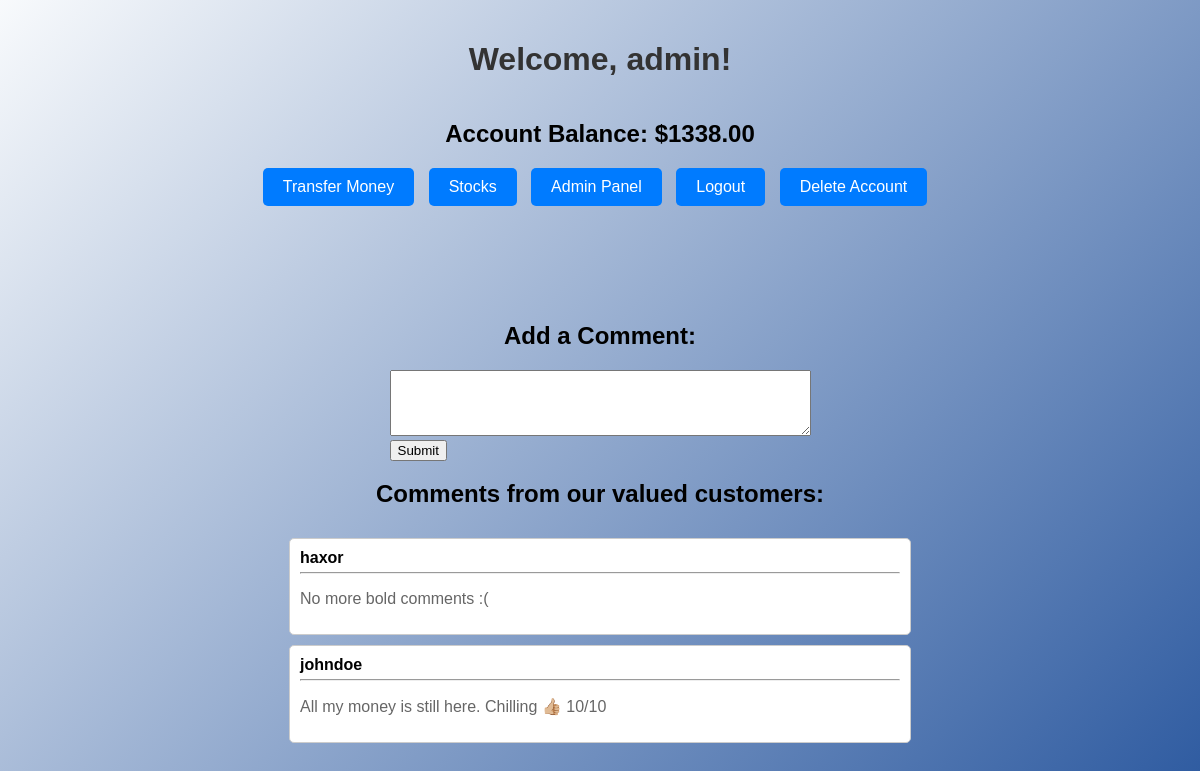
The app's page /dashboard (signed in) with its own data.
### tables this page shows
CREATE TABLE users (
    id INTEGER PRIMARY KEY AUTOINCREMENT,
    username TEXT UNIQUE NOT NULL,
    email TEXT UNIQUE NOT NULL,
    password TEXT NOT NULL,
    balance REAL DEFAULT 0,
    admin INTEGER DEFAULT 0
);

CREATE TABLE comments (
   id INTEGER PRIMARY KEY AUTOINCREMENT,
   username TEXT,
   content TEXT
);

### app_SECURE.py (the view)
@app.route('/dashboard')
def dashboard():
    if 'username' not in session:
        return redirect('/')
    username = session['username']
    conn = get_db()
    cursor = conn.cursor()
    cursor.execute("SELECT balance FROM users WHERE username=?", (username,))
    balance = cursor.fetchone()[0]
    cursor.execute("SELECT username, content FROM comments")
    comments = cursor.fetchall()
    cursor.execute("SELECT admin FROM users WHERE username=?", (username,))
    admin = True if cursor.fetchone()[0] else False
    return render_template('dashboard_secure.html', username=username, balance=balance, is_admin=admin, comments=comments)

### app_SECURE.py (called while the page is built)
def get_db():
    db = sqlite3.connect(DATABASE)
    return db

### templates/dashboard_secure.html (shortened to what this page needs)
<!DOCTYPE html>
<html lang="en">
<head>
    <link rel="stylesheet" href="{{ url_for('static', filename='style.css') }}">
</head>
<body>
    <div class="container">
        <h1>Welcome, {{ username }}!</h1>
        <h2>Account Balance: ${{'%0.2f'| format(balance|float)}}</h2>
        <div class="button-container">
            <button onclick="location.href='/transfer'">Transfer Money</button>
            <button onclick="location.href='/stocks'">Stocks</button>
            {% if is_admin %}
                <button onclick="location.href='/admin'">Admin Panel</button>
            {% endif %}
            <button onclick="location.href='/logout'">Logout</button>
            <button onclick="deleteAccount()">Delete Account</button>
        </div>
        <h2>Add a Comment:</h2>
        <form action="/add_comment" method="post">
            <textarea name="content" rows="4" cols="50"></textarea><br>
            <input type="submit" value="Submit">
        </form>
        <h2>Comments from our valued customers:</h2>
        {% for comment in comments[::-1] %}
            <div class="comment-box">
                <strong>{{ comment[0] }}</strong>
                <hr>
                <p>{{ comment[1] }}</p>
            </div>
        {% endfor %}
    </div>
</body>
</html>

### static/style.css (style rules this page uses)
body { background: linear-gradient(135deg, #f8fafc 0%, #2d5aa0 100%); font-family: Arial, sans-serif; -webkit-font-smoothing: antialiased; min-height: 100vh; background-color: #f4f4f4; margin: 0; padding: 0; }
.container { display: flex; justify-content: center; align-items: center; flex-direction: column; padding-top: 20px; }
h1 { color: #333; }
p { color: #666; }
button { background-color: #007bff; color: #fff; border: none; padding: 10px 20px; font-size: 16px; border-radius: 5px; cursor: pointer; transition: background-color 0.3s ease; margin: 0 auto; display: block; }
.comment-box { background-color: #fff; border: 1px solid #ccc; border-radius: 5px; padding: 10px; margin-top: 10px; width: 50%; }
.comment-box strong { font-weight: bold; }
.comment-box hr { margin: 5px 0; }
.button-container { margin-bottom: 10px; }
.button-container button { margin-right: 10px; display: inline-block; }

### records on screen
users: username "admin", balance "1338.00"
comments: username "haxor", content "No more bold comments :("
comments: username "johndoe", content "All my money is still here. Chilling 👍🏼 10/10"
